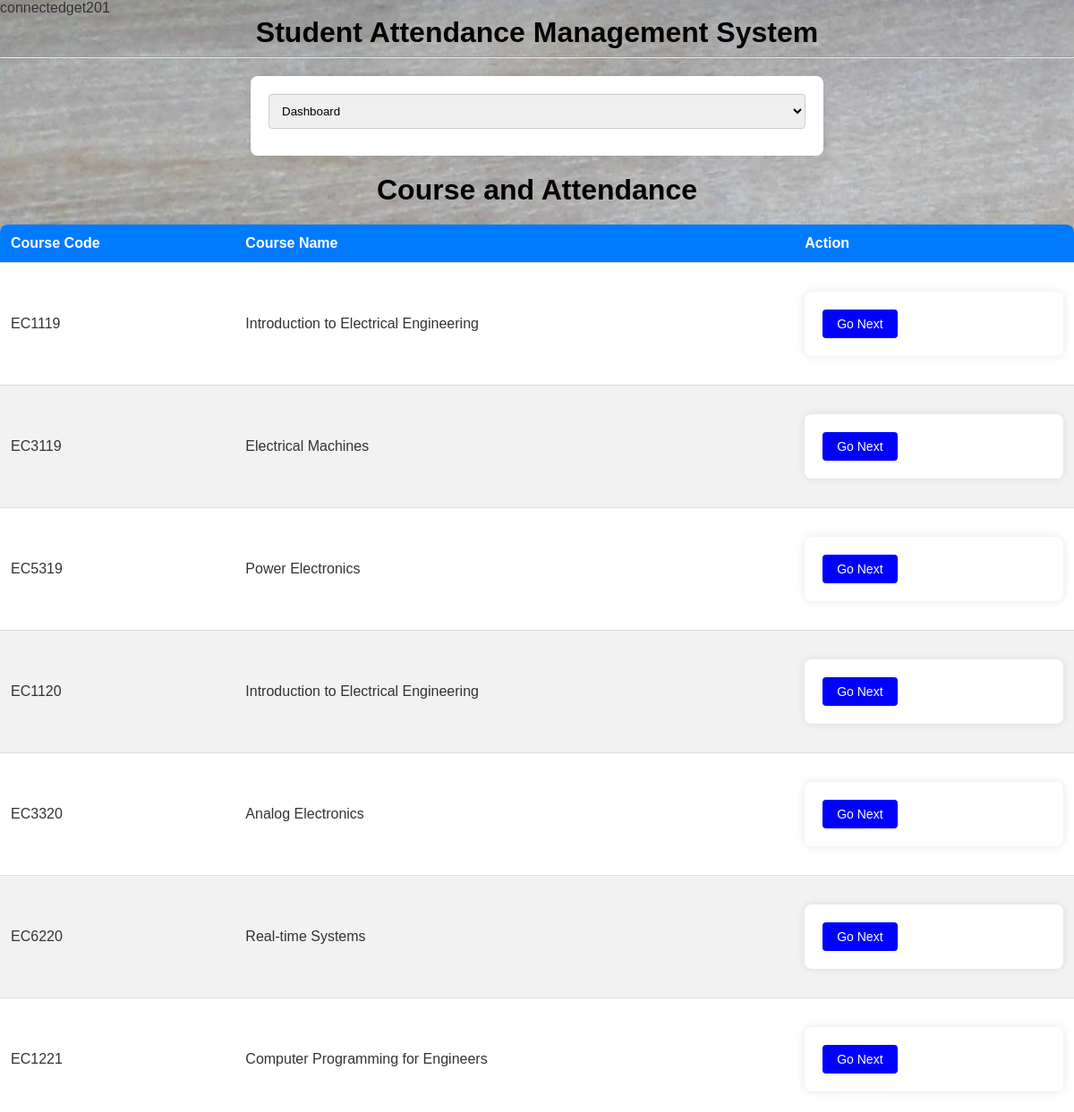
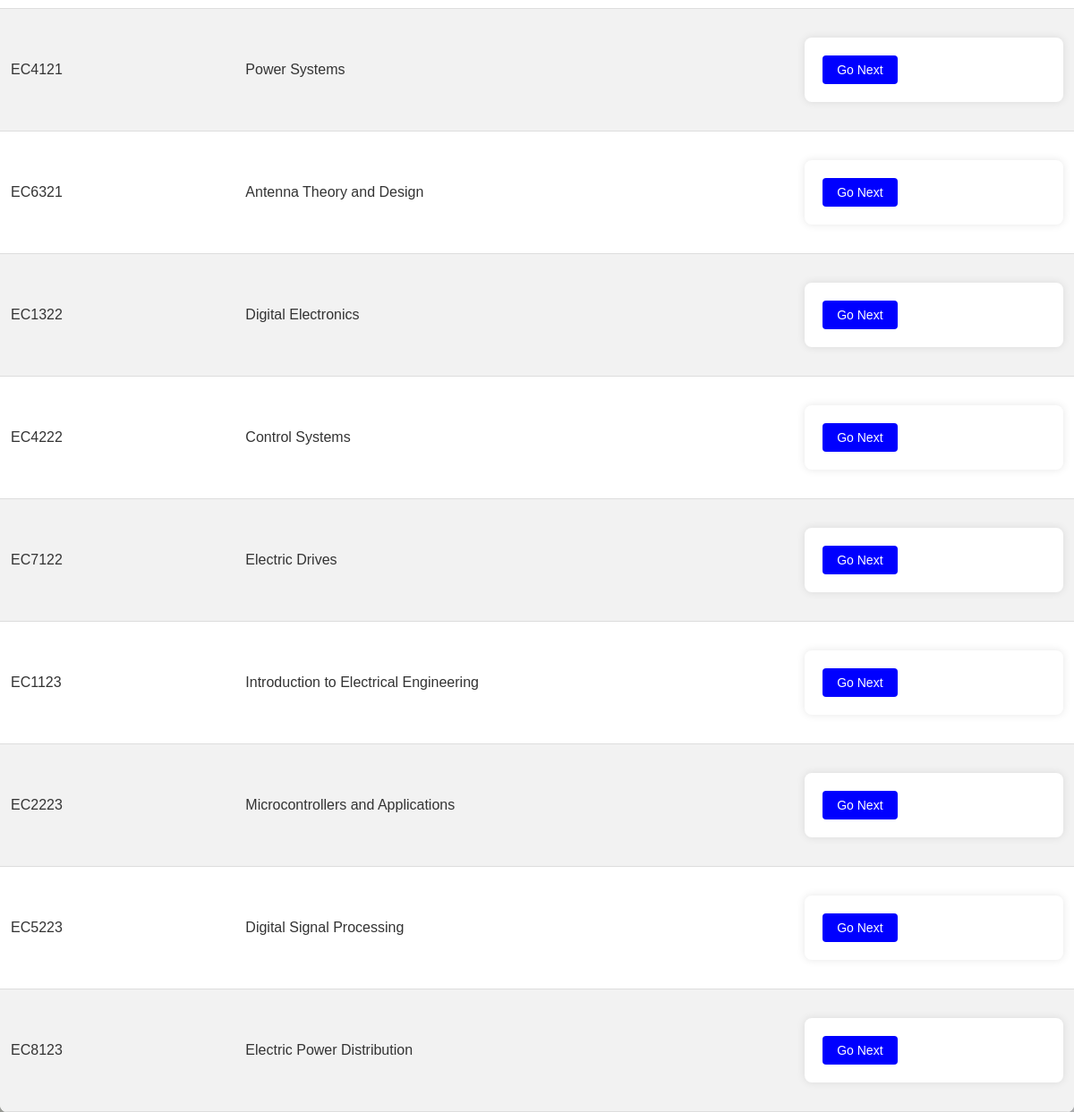
The page /inc/lecture/lecture.php?user_id=201 on the database its author committed (2 pictures, top to bottom).
### tables this page shows
CREATE TABLE `course` (
  `course_id` int(5) NOT NULL,
  `course_code` varchar(10) NOT NULL,
  `course_name` varchar(50) NOT NULL,
  `credits` int(1) NOT NULL,
  `lecture_hours` int(3) NOT NULL,
  `semester` enum('1','2','3','4','5','6','7','8') NOT NULL,
  `year` int(4) NOT NULL
);

### inc/lecture/lecture.php (the view, shortened to what this page needs)
<?php require_once('../connection.php'); ?>
<?php
if (isset($_GET['user_id'])) {
    $user_id = $_GET['user_id'];
    echo "get"."$user_id";
} elseif (isset($_POST['user_id'])) {
    $user_id = $_POST['user_id'];
    echo "post"."$user_id";
}
$query = "SELECT C.course_id,C.course_code,C.course_name FROM
            lecture AS L
            JOIN teach AS T ON L.lecture_id=T.lecture_id
            JOIN course AS C ON T.course_id=C.course_id
            WHERE L.lecture_id='$user_id'";
$course_list = mysqli_query($connection, $query);
?>
<!DOCTYPE html>
<html>
<head>
</head>
<body>
    <h1>Student Attendance Management System</h1>
    <hr>
    <form method="post">
        <select name="wh" onchange="this.form.submit()">
            <option value="" disabled selected hidden>Dashboard</option>
        </select>
    </form>
    <h1>Course and Attendance</h1>
    <?php
if (mysqli_num_rows($course_list) > 0) {
    echo '<table>';
    echo '<thead>';
    echo '<tr>';
    echo '<th>Course Code</th>';
    echo '<th>Course Name</th>';
    echo '<th>Action</th>';
    echo '</tr>';
    echo '</thead>';
    echo '<tbody>';
    while ($row = mysqli_fetch_assoc($course_list)) {
        echo '<tr>';
        echo '<td>' . $row['course_code'] . '</td>';
        echo '<td>' . $row['course_name'] . '</td>';
        echo '<td><form action="reports.php" method="post">
        <input type="hidden" name="course" value="' . $row['course_code'] . '">
        <input type="hidden" name="user_id" value="' . $user_id . '">
        <input type="submit" value="Go Next" style="background-color: blue; color: white;"></form></td>';
        echo '</tr>';
    }
    echo '</tbody>';
    echo '</table>';
} else {
    echo 'No courses found.';
}
?>
</body>
</html>

### inc/lecture/lecture.php (style rules this page uses)
body { font-family: Arial, sans-serif; background-image: url('image1.jpg'); background-size: cover; background-position: center; background-attachment: fixed; margin: 0; padding: 0; color: #333; }
h1, h2 { text-align: center; color: #030202; margin: 0; }
form { max-width: 600px; margin: 20px auto; padding: 20px; background-color: #fff; border-radius: 8px; box-shadow: 0 0 10px rgba(0, 0, 0, 0.1); }
select, input[type="text"] { width: 100%; padding: 10px; border: 1px solid #ccc; border-radius: 4px; margin-bottom: 10px; box-sizing: border-box; }
input[type="submit"] { padding: 8px 16px; border: none; border-radius: 4px; background-color: #a11616; color: #fff; cursor: pointer; font-size: 14px; }
table { width: 100%; border-collapse: collapse; margin-top: 20px; background-color: #fff; border-radius: 8px; overflow: hidden; box-shadow: 0 0 10px rgba(0, 0, 0, 0.1); }
th, td { padding: 12px; text-align: left; border-bottom: 1px solid #ddd; }
th { background-color: #007bff; color: #fff; }
tr:nth-child(even) { background-color: #f2f2f2; }

### rows shown on the page
course: course_code "EC1119", course_name "Introduction to Electrical Engineering"
course: course_code "EC3119", course_name "Electrical Machines"
course: course_code "EC5319", course_name "Power Electronics"
course: course_code "EC1120", course_name "Introduction to Electrical Engineering"
course: course_code "EC3320", course_name "Analog Electronics"
course: course_code "EC6220", course_name "Real-time Systems"
course: course_code "EC1221", course_name "Computer Programming for Engineers"
course: course_code "EC4121", course_name "Power Systems"
course: course_code "EC6321", course_name "Antenna Theory and Design"
course: course_code "EC1322", course_name "Digital Electronics"
course: course_code "EC4222", course_name "Control Systems"
course: course_code "EC7122", course_name "Electric Drives"
course: course_code "EC1123", course_name "Introduction to Electrical Engineering"
course: course_code "EC2223", course_name "Microcontrollers and Applications"
course: course_code "EC5223", course_name "Digital Signal Processing"
course: course_code "EC8123", course_name "Electric Power Distribution"

### other values the page prints
$user_id "201"
